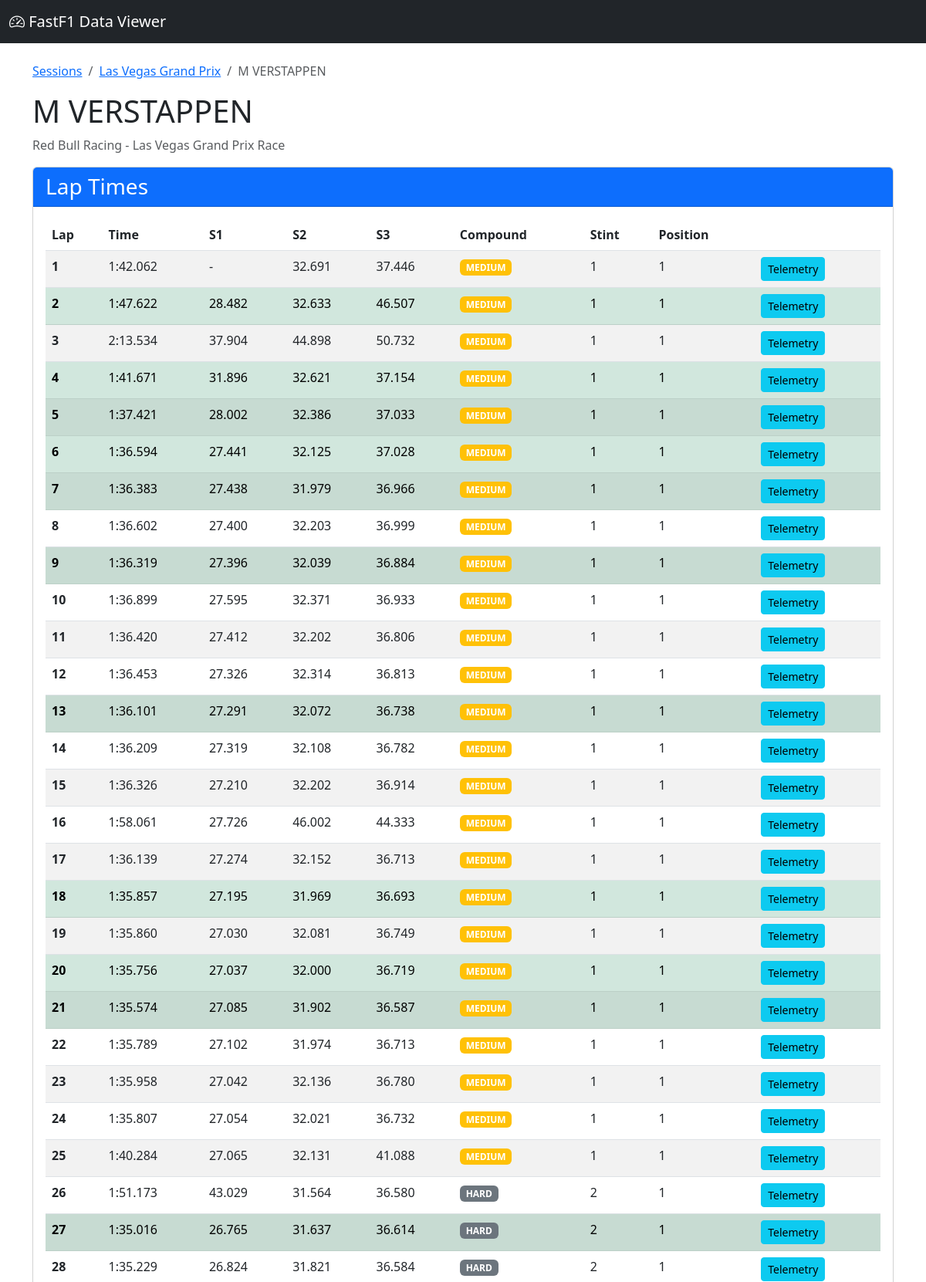
Screenshot of /driver/2025_22_Race/VER (upper part) with the database file from the repository.
### tables this page shows
CREATE TABLE drivers (
    driver_id TEXT PRIMARY KEY,
    driver_number INTEGER,
    broadcast_name TEXT,
    full_name TEXT,
    first_name TEXT,
    last_name TEXT,
    country_code TEXT,
    team_name TEXT,
    team_color TEXT
);

CREATE TABLE laps (
    lap_id INTEGER PRIMARY KEY AUTOINCREMENT,
    session_id TEXT,
    driver_id TEXT,
    lap_number INTEGER,
    lap_time_seconds REAL,
    sector1_time_seconds REAL,
    sector2_time_seconds REAL,
    sector3_time_seconds REAL,
    speed_i1 REAL,
    speed_i2 REAL,
    speed_fl REAL,
    speed_st REAL,
    compound TEXT,
    tyre_life INTEGER,
    stint INTEGER,
    is_personal_best BOOLEAN,
    track_status TEXT,
    position INTEGER,
    FOREIGN KEY (session_id) REFERENCES sessions(session_id),
    FOREIGN KEY (driver_id) REFERENCES drivers(driver_id)
);

### app.py (the view)
@app.route('/driver/<session_id>/<driver_id>')
def driver(session_id, driver_id):
    conn = get_db()
    session = conn.execute('SELECT * FROM sessions WHERE session_id = ?', (session_id,)).fetchone()
    if not session:
        abort(404)
    driver = conn.execute('SELECT * FROM drivers WHERE driver_id = ?', (driver_id,)).fetchone()
    if not driver:
        abort(404)
    laps = conn.execute('''
        SELECT *
        FROM laps
        WHERE session_id = ? AND driver_id = ?
        ORDER BY lap_number
    ''', (session_id, driver_id)).fetchall()
    conn.close()
    return render_template('driver.html',
                         session=session,
                         driver=driver,
                         laps=laps)

### app.py (called while the page is built)
def get_db():
    conn = sqlite3.connect(DB_PATH)
    conn.row_factory = sqlite3.Row
    return conn

### templates/driver.html (shortened to what this page needs)
{% extends "base.html" %}
{% block content %}
<nav aria-label="breadcrumb">
    <ol class="breadcrumb">
        <li class="breadcrumb-item"><a href="/">Sessions</a></li>
        <li class="breadcrumb-item"><a href="/session/{{ session['session_id'] }}">{{ session['event_name'] }}</a></li>
        <li class="breadcrumb-item active">{{ driver['broadcast_name'] }}</li>
    </ol>
</nav>
<h1>{{ driver['broadcast_name'] }}</h1>
<p class="text-muted">{{ driver['team_name'] }} - {{ session['event_name'] }} {{ session['session_type'] }}</p>
<div class="row">
    <div class="col-md-12">
        <div class="card">
            <div class="card-header bg-primary text-white">
                <h3 class="mb-0">Lap Times</h3>
            </div>
            <div class="card-body">
                <table class="table table-striped table-hover">
                    <thead>
                        <tr>
                            <th>Lap</th>
                            <th>Time</th>
                            <th>S1</th>
                            <th>S2</th>
                            <th>S3</th>
                            <th>Compound</th>
                            <th>Stint</th>
                            <th>Position</th>
                            <th></th>
                        </tr>
                    </thead>
                    <tbody>
                        {% for lap in laps %}
                        <tr {% if lap['is_personal_best'] %}class="table-success" {% endif %}>
                            <td><strong>{{ lap['lap_number'] }}</strong></td>
                            <td>{{ '%d:%06.3f' | format((lap['lap_time_seconds'] // 60)|int, lap['lap_time_seconds'] %
                                60) if lap['lap_time_seconds'] else '-' }}</td>
                            <td>{{ '%.3f' | format(lap['sector1_time_seconds']) if lap['sector1_time_seconds'] else '-'
                                }}</td>
                            <td>{{ '%.3f' | format(lap['sector2_time_seconds']) if lap['sector2_time_seconds'] else '-'
                                }}</td>
                            <td>{{ '%.3f' | format(lap['sector3_time_seconds']) if lap['sector3_time_seconds'] else '-'
                                }}</td>
                            <td>
                                {% if lap['compound'] %}
                                <span
                                    class="badge bg-{% if lap['compound'] == 'SOFT' %}danger{% elif lap['compound'] == 'MEDIUM' %}warning{% else %}secondary{% endif %}">
                                    {{ lap['compound'] }}
                                </span>
                                {% else %}-{% endif %}
                            </td>
                            <td>{{ lap['stint'] if lap['stint'] else '-' }}</td>
                            <td>{{ lap['position']|int if lap['position'] else '-' }}</td>
                            <td>
                                <a href="/lap/{{ session['session_id'] }}/{{ driver['driver_id'] }}/{{ lap['lap_number'] }}"
                                    class="btn btn-sm btn-info">
                                    Telemetry
                                </a>
                            </td>
                        </tr>
                        {% endfor %}
                    </tbody>
                </table>
            </div>
        </div>
    </div>
</div>
{% endblock %}

### rows the page displays
drivers: broadcast_name "M VERSTAPPEN", team_name "Red Bull Racing"
laps: lap_number "1", lap_time_seconds "1:42.062", sector1_time_seconds "-", sector2_time_seconds "32.691", sector3_time_seconds "37.446", compound "MEDIUM", stint "1", position "1"
laps: lap_number "2", lap_time_seconds "1:47.622", sector1_time_seconds "28.482", sector2_time_seconds "32.633", sector3_time_seconds "46.507", compound "MEDIUM", stint "1", position "1"
laps: lap_number "3", lap_time_seconds "2:13.534", sector1_time_seconds "37.904", sector2_time_seconds "44.898", sector3_time_seconds "50.732", compound "MEDIUM", stint "1", position "1"
laps: lap_number "4", lap_time_seconds "1:41.671", sector1_time_seconds "31.896", sector2_time_seconds "32.621", sector3_time_seconds "37.154", compound "MEDIUM", stint "1", position "1"
laps: lap_number "5", lap_time_seconds "1:37.421", sector1_time_seconds "28.002", sector2_time_seconds "32.386", sector3_time_seconds "37.033", compound "MEDIUM", stint "1", position "1"
laps: lap_number "6", lap_time_seconds "1:36.594", sector1_time_seconds "27.441", sector2_time_seconds "32.125", sector3_time_seconds "37.028", compound "MEDIUM", stint "1", position "1"
laps: lap_number "7", lap_time_seconds "1:36.383", sector1_time_seconds "27.438", sector2_time_seconds "31.979", sector3_time_seconds "36.966", compound "MEDIUM", stint "1", position "1"
laps: lap_number "8", lap_time_seconds "1:36.602", sector1_time_seconds "27.400", sector2_time_seconds "32.203", sector3_time_seconds "36.999", compound "MEDIUM", stint "1", position "1"
laps: lap_number "9", lap_time_seconds "1:36.319", sector1_time_seconds "27.396", sector2_time_seconds "32.039", sector3_time_seconds "36.884", compound "MEDIUM", stint "1", position "1"
laps: lap_number "10", lap_time_seconds "1:36.899", sector1_time_seconds "27.595", sector2_time_seconds "32.371", sector3_time_seconds "36.933", compound "MEDIUM", stint "1", position "1"
laps: lap_number "11", lap_time_seconds "1:36.420", sector1_time_seconds "27.412", sector2_time_seconds "32.202", sector3_time_seconds "36.806", compound "MEDIUM", stint "1", position "1"
laps: lap_number "12", lap_time_seconds "1:36.453", sector1_time_seconds "27.326", sector2_time_seconds "32.314", sector3_time_seconds "36.813", compound "MEDIUM", stint "1", position "1"
laps: lap_number "13", lap_time_seconds "1:36.101", sector1_time_seconds "27.291", sector2_time_seconds "32.072", sector3_time_seconds "36.738", compound "MEDIUM", stint "1", position "1"
laps: lap_number "14", lap_time_seconds "1:36.209", sector1_time_seconds "27.319", sector2_time_seconds "32.108", sector3_time_seconds "36.782", compound "MEDIUM", stint "1", position "1"
laps: lap_number "15", lap_time_seconds "1:36.326", sector1_time_seconds "27.210", sector2_time_seconds "32.202", sector3_time_seconds "36.914", compound "MEDIUM", stint "1", position "1"
laps: lap_number "16", lap_time_seconds "1:58.061", sector1_time_seconds "27.726", sector2_time_seconds "46.002", sector3_time_seconds "44.333", compound "MEDIUM", stint "1", position "1"
laps: lap_number "17", lap_time_seconds "1:36.139", sector1_time_seconds "27.274", sector2_time_seconds "32.152", sector3_time_seconds "36.713", compound "MEDIUM", stint "1", position "1"
laps: lap_number "18", lap_time_seconds "1:35.857", sector1_time_seconds "27.195", sector2_time_seconds "31.969", sector3_time_seconds "36.693", compound "MEDIUM", stint "1", position "1"
laps: lap_number "19", lap_time_seconds "1:35.860", sector1_time_seconds "27.030", sector2_time_seconds "32.081", sector3_time_seconds "36.749", compound "MEDIUM", stint "1", position "1"
laps: lap_number "20", lap_time_seconds "1:35.756", sector1_time_seconds "27.037", sector2_time_seconds "32.000", sector3_time_seconds "36.719", compound "MEDIUM", stint "1", position "1"
laps: lap_number "21", lap_time_seconds "1:35.574", sector1_time_seconds "27.085", sector2_time_seconds "31.902", sector3_time_seconds "36.587", compound "MEDIUM", stint "1", position "1"
laps: lap_number "22", lap_time_seconds "1:35.789", sector1_time_seconds "27.102", sector2_time_seconds "31.974", sector3_time_seconds "36.713", compound "MEDIUM", stint "1", position "1"
laps: lap_number "23", lap_time_seconds "1:35.958", sector1_time_seconds "27.042", sector2_time_seconds "32.136", sector3_time_seconds "36.780", compound "MEDIUM", stint "1", position "1"
laps: lap_number "24", lap_time_seconds "1:35.807", sector1_time_seconds "27.054", sector2_time_seconds "32.021", sector3_time_seconds "36.732", compound "MEDIUM", stint "1", position "1"
laps: lap_number "25", lap_time_seconds "1:40.284", sector1_time_seconds "27.065", sector2_time_seconds "32.131", sector3_time_seconds "41.088", compound "MEDIUM", stint "1", position "1"
laps: lap_number "26", lap_time_seconds "1:51.173", sector1_time_seconds "43.029", sector2_time_seconds "31.564", sector3_time_seconds "36.580", compound "HARD", stint "2", position "1"
laps: lap_number "27", lap_time_seconds "1:35.016", sector1_time_seconds "26.765", sector2_time_seconds "31.637", sector3_time_seconds "36.614", compound "HARD", stint "2", position "1"
laps: lap_number "28", lap_time_seconds "1:35.229", sector1_time_seconds "26.824", sector2_time_seconds "31.821", sector3_time_seconds "36.584", compound "HARD", stint "2", position "1"

### other values shown
{{ session['event_name'] }} "Las Vegas Grand Prix"
{{ session['session_type'] }} "Race"
